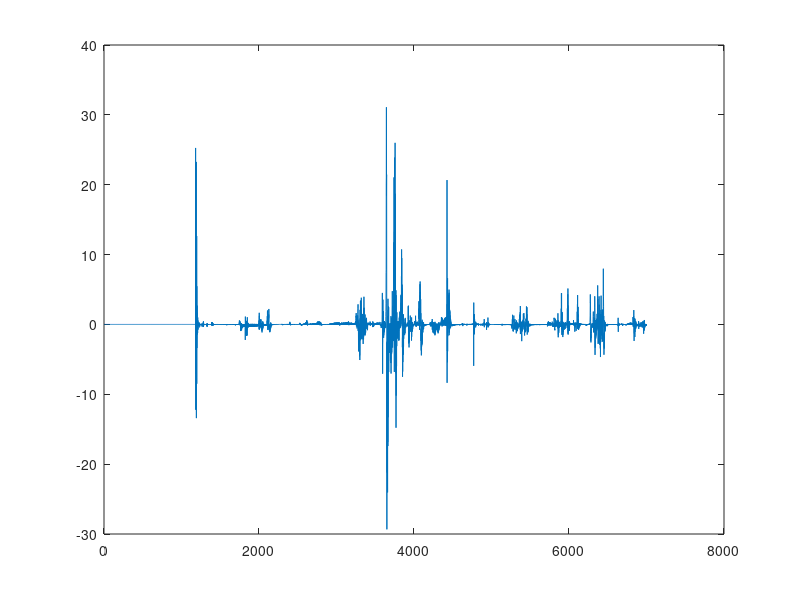
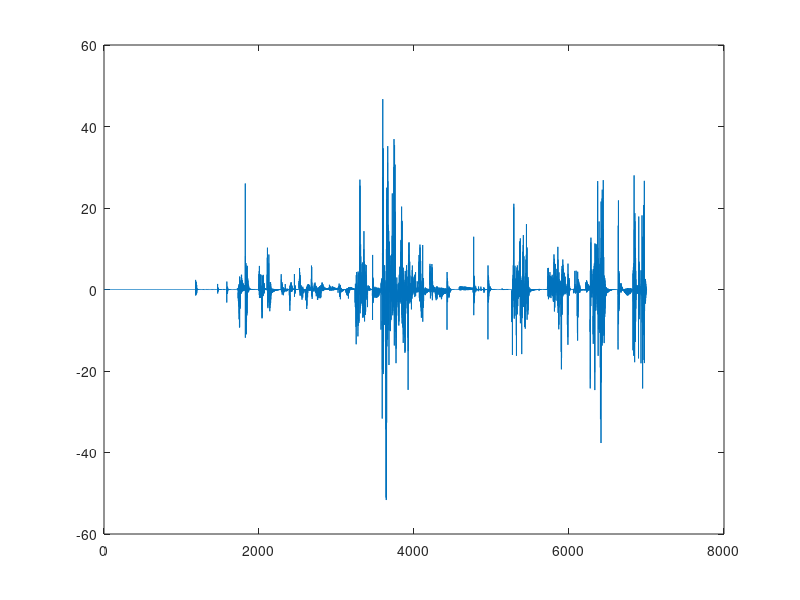
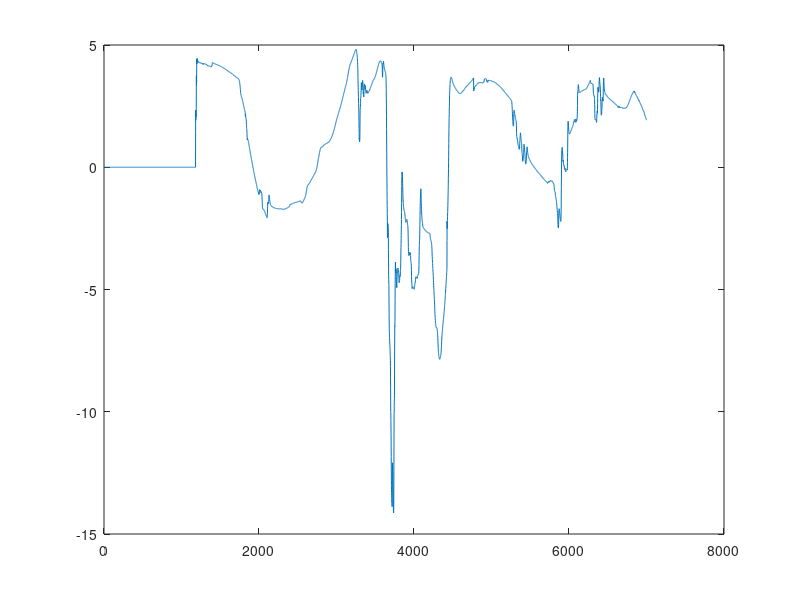
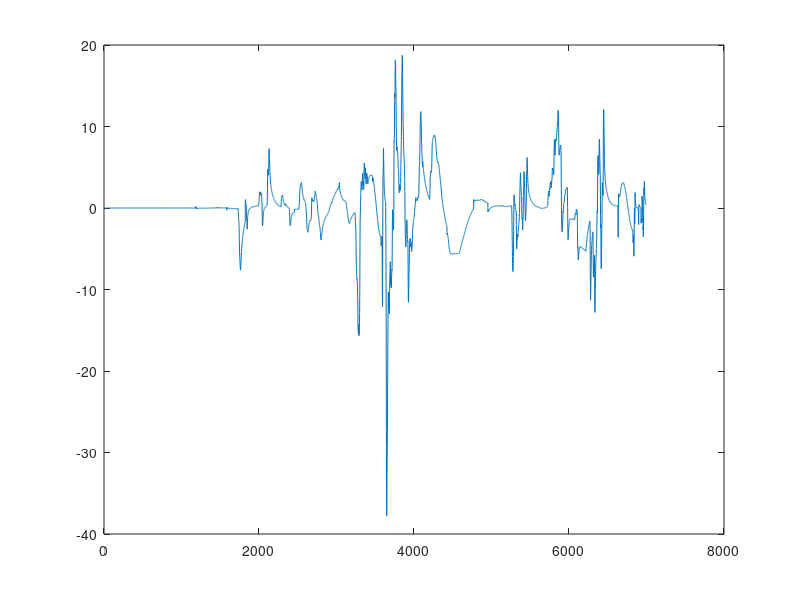

Here is the MATLAB script that generated these plots, in order:
function washoutfilter
close all;
clc;
global dT fs count  hpfAccWn lpfAccWn hpfAngleSpdWn inputs outputs
global IS_USE_TRANS_MATRIX IS_ADD_COOR_TURN_GAIN
dT = 0.047;
fs = 1 / dT;
count = 7000;
IS_USE_TRANS_MATRIX = 1;
IS_ADD_COOR_TURN_GAIN = 1;
hpfAccWn = 1.0;
lpfAccWn = 0.5;
hpfAngleSpdWn = 0.5;
inputs = zeros(12, 3);
outputs = zeros(12, 3);
roll = zeros(count, 1);    % deg
pitch = zeros(count, 1);   % deg
yaw = zeros(count, 1);     % deg
x = zeros(count, 1);       % deg
y = zeros(count, 1);       % deg
z = zeros(count, 1);       % deg
[xacc, yacc, zacc, rollSpeed, pitchSpeed, yawSpeed, rolltxt, pitchtxt, yawtxt] = readtxt();

global accHighPassFilters_nums accHighPassFilters_dens accIntZtrans_nums accIntZtrans_dens
global accLowPassFilter_nums accLowPassFilter_dens angleHpfAndInt_nums angleHpfAndInt_dens
[accHighPassFilters_nums, accHighPassFilters_dens] = build_accHighPassFilters();
[accIntZtrans_nums, accIntZtrans_dens] = build_accIntZtrans();
[accLowPassFilter_nums, accLowPassFilter_dens] = build_accLowPassFilter();
[angleHpfAndInt_nums, angleHpfAndInt_dens] = build_angleHpfAndInt();

for i = 1:count
    [x(i + 1), y(i + 1), z(i + 1), roll(i + 1), pitch(i + 1), yaw(i + 1)] = ...
        washoutfilterdo(x(i), y(i), z(i), roll(i), pitch(i), yaw(i), ...
        xacc(i), yacc(i), zacc(i), rollSpeed(i), pitchSpeed(i), yawSpeed(i));
end

figure;
plot(x);
figure;
plot(y);
figure;
plot(roll);
figure;
plot(pitch);


function [x_r, y_r, z_r, roll_r, pitch_r, yaw_r] = washoutfilterdo(x, y, z, roll, pitch, yaw, xacc, yacc, zacc, rollSpeed, pitchSpeed, yawSpeed)
global IS_USE_TRANS_MATRIX IS_ADD_COOR_TURN_GAIN
global accHighPassFilters_nums accHighPassFilters_dens accIntZtrans_nums accIntZtrans_dens
global accLowPassFilter_nums accLowPassFilter_dens angleHpfAndInt_nums angleHpfAndInt_dens
acc_scale = 0.1;
angleSpd_scale = 1.0;
coor_turn_gain = 0.1;
rollrad = deg2rad(roll);
pitchrad = deg2rad(pitch);
yawrad = deg2rad(yaw);
TsMatrix = buildTsMatrix(rollrad, pitchrad, yawrad);
LsMatrix = buildLsMatrix(rollrad, pitchrad, yawrad);
fAA = [xacc * acc_scale; yacc * acc_scale; zacc * acc_scale];
wAA = [rollSpeed * angleSpd_scale; pitchSpeed * angleSpd_scale; yawSpeed * angleSpd_scale];
poses = [0; 0; 0];
f2 = [0; 0; 0];
flow = [0; 0; 0];
beta2 = [0; 0; 0];
betahigh = [0; 0; 0];
betalow = [0; 0; 0];
ahigh = [0; 0; 0];
betaS = [0; 0; 0];
if IS_USE_TRANS_MATRIX == 1
    %MatrixMultiplyVector(LsMatrix, fAA, f2);  
    f2 = LsMatrix * fAA;
	%MatrixMultiplyVector(TsMatrix, wAA, beta2);
    beta2 = TsMatrix * wAA;
else
    f2 = fAA;
    beta2 = wAA;
end
a2 = f2;
ACC_NUM = 3;
filtersindex = 1;
for i = 1 : ACC_NUM
    ahigh(i) = filtersdo(a2(i),accHighPassFilters_nums, accHighPassFilters_dens ,filtersindex); filtersindex = filtersindex + 1;
    poses(i) = filtersdo(ahigh(i),accIntZtrans_nums, accIntZtrans_dens ,filtersindex) * 1000.0; filtersindex = filtersindex + 1;
    flow(i) = filtersdo(fAA(i),accLowPassFilter_nums, accLowPassFilter_dens ,filtersindex); filtersindex = filtersindex + 1;
    betalow(i) = rad2deg(flow(i) * coor_turn_gain);
    if IS_ADD_COOR_TURN_GAIN == 1
		betaS(i) = betalow(i) + filtersdo(beta2(i),angleHpfAndInt_nums, angleHpfAndInt_dens, filtersindex); filtersindex = filtersindex + 1;
    else
        betaS(i) = filtersdo(beta2(i),angleHpfAndInt_nums, angleHpfAndInt_dens, filtersindex); filtersindex = filtersindex + 1;
    end
end
x_r = poses(1);
y_r = poses(2);
z_r = poses(3);
roll_r = betaS(1);
pitch_r = betaS(2);
yaw_r = betaS(3);

function [xacc, yacc, zacc, rollSpd, pitchSpd, yawSpd, roll, pitch, yaw] = readtxt()
data = load('illusiondata.txt');
xacc = data(1:end, 1);
yacc = data(1:end, 2);
zacc = data(1:end, 3);
rollSpd = data(1:end, 4);
pitchSpd = data(1:end, 5);
yawSpd = data(1:end, 6);
roll = data(1:end, 7);
pitch = data(1:end, 8);
yaw = data(1:end, 9);

function TsMatrix = buildTsMatrix(roll, pitch, yaw)

y = yaw;    %psi
a = roll;   %theta
b = pitch;  %phi
TsMatrix = zeros(3, 3);
TsMatrix(1, 1) = 1;
TsMatrix(1, 2) = sin(b) * tan(a);
TsMatrix(1, 3) = cos(b) * tan(a);

TsMatrix(2, 1) = 0;
TsMatrix(2, 2) = cos(b);
TsMatrix(2, 3) = -sin(b);

TsMatrix(3, 1) = 0;
TsMatrix(3, 2) = sin(b) * 1.0 / cos(a);
TsMatrix(3, 3) = cos(b) * 1.0 / cos(a);

function LsMatrix = buildLsMatrix(roll, pitch, yaw)

y = yaw;    %psi
a = roll;   %theta
b = pitch;  %phi
LsMatrix = zeros(3, 3);
LsMatrix(1, 1) = cos(a) * cos(y);
LsMatrix(1, 2) = sin(b) * cos(a) * cos(y) - cos(b) * sin(y);
LsMatrix(1, 3) = cos(b) * sin(a) * cos(y) + sin(b) * sin(y);

LsMatrix(2, 1) = cos(a) * sin(y);	
LsMatrix(2, 2) = sin(b) * sin(a) * sin(y) + cos(b) * cos(y);
LsMatrix(2, 3) = cos(b) * sin(a) * sin(y) - sin(b) * cos(y);

LsMatrix(3, 1) = -sin(a);
LsMatrix(3, 2) = sin(b) * cos(a);
LsMatrix(3, 3) = cos(b) * cos(a);

function [numsd, densd] = build_accHighPassFilters()
global fs hpfAccWn
nums = zeros(1, 3);
dens = zeros(1, 3);
nums(1) = 1; nums(2) = 0; nums(3) = 0;
dens(1) = 1; dens(2) = 2 * 1 * hpfAccWn; dens(3) = hpfAccWn * hpfAccWn;
[numsd, densd] = bilinear(nums, dens, fs);

function [numsd, densd] = build_accIntZtrans()
global fs hpfAccWn
nums = zeros(1, 3);
dens = zeros(1, 3);
nums(1) = 0; nums(2) = 0; nums(3) = 1;
dens(1) = 1; dens(2) = hpfAccWn; dens(3) = 0;
[numsd, densd] = bilinear(nums, dens, fs);

function [numsd, densd] = build_accLowPassFilter()
global fs lpfAccWn
nums = zeros(1, 3);
dens = zeros(1, 3);
nums(1) = 0; nums(2) = 0; nums(3) = lpfAccWn * lpfAccWn;
dens(1) = 1; dens(2) = 2 * 1 * lpfAccWn; dens(3) = lpfAccWn * lpfAccWn;
[numsd, densd] = bilinear(nums, dens, fs);

function [numsd, densd] = build_angleHpfAndInt();
global fs hpfAngleSpdWn
nums = zeros(1, 3);
dens = zeros(1, 3);
nums(1) = 0; nums(2) = 1; nums(3) = 0;
dens(1) = 1; dens(2) = 2 * 1 * hpfAngleSpdWn; dens(3) = hpfAngleSpdWn * hpfAngleSpdWn;
[numsd, densd] = bilinear(nums, dens, fs);

function out = filtersdo(now, inner_nums, inner_dens, filtersindex)
global inputs outputs
out = 0;

input = inputs(filtersindex, 1:end);
output = outputs(filtersindex, 1:end);

input = circshift(input',1)';
input(1) = now;
inputs(filtersindex, 1:end) = input;

for i = 1:2
    out = out - inner_dens(i + 1) * output(i);
end
for i = 1:3
    out = out + inner_nums(i) * input(i);
end

output = circshift(output',1)';
output(1) = out;
outputs(filtersindex, 1:end) = output;



